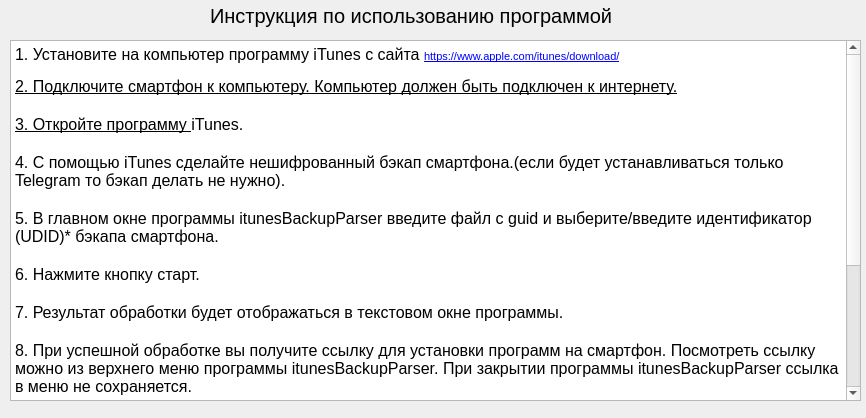
<?xml version="1.0" encoding="UTF-8"?>
<ui version="4.0">
 <class>GUIDE_MAIN</class>
 <widget class="QWidget" name="GUIDE_MAIN">
  <property name="geometry">
   <rect>
    <x>0</x>
    <y>0</y>
    <width>866</width>
    <height>418</height>
   </rect>
  </property>
  <property name="windowTitle">
   <string>Form</string>
  </property>
  <widget class="QTextBrowser" name="textBrowser">
   <property name="geometry">
    <rect>
     <x>10</x>
     <y>40</y>
     <width>851</width>
     <height>361</height>
    </rect>
   </property>
   <property name="html">
    <string>&lt;!DOCTYPE HTML PUBLIC &quot;-//W3C//DTD HTML 4.0//EN&quot; &quot;http://www.w3.org/TR/REC-html40/strict.dtd&quot;&gt;
&lt;html&gt;&lt;head&gt;&lt;meta name=&quot;qrichtext&quot; content=&quot;1&quot; /&gt;&lt;style type=&quot;text/css&quot;&gt;
p, li { white-space: pre-wrap; }
&lt;/style&gt;&lt;/head&gt;&lt;body style=&quot; font-family:'MS Shell Dlg 2'; font-size:8.25pt; font-weight:400; font-style:normal;&quot;&gt;
&lt;p style=&quot; margin-top:0px; margin-bottom:0px; margin-left:0px; margin-right:0px; -qt-block-indent:0; text-indent:0px;&quot;&gt;&lt;span style=&quot; font-size:12pt;&quot;&gt;1. Установите на компьютер программу iTunes с сайта &lt;/span&gt;&lt;a href=&quot;https://www.apple.com/itunes/download/&quot;&gt;&lt;span style=&quot; font-size:8pt; text-decoration: underline; color:#0000ff;&quot;&gt;https://www.apple.com/itunes/download/&lt;/span&gt;&lt;/a&gt;&lt;/p&gt;
&lt;p style=&quot;-qt-paragraph-type:empty; margin-top:0px; margin-bottom:0px; margin-left:0px; margin-right:0px; -qt-block-indent:0; text-indent:0px; font-size:8pt; text-decoration: underline; color:#0000ff;&quot;&gt;&lt;br /&gt;&lt;/p&gt;
&lt;p style=&quot; margin-top:0px; margin-bottom:0px; margin-left:0px; margin-right:0px; -qt-block-indent:0; text-indent:0px;&quot;&gt;&lt;a href=&quot;https://www.apple.com/itunes/download/&quot;&gt;&lt;span style=&quot; font-size:12pt; text-decoration: underline; color:#000000;&quot;&gt;2. Подключите смартфон к компьютеру. Компьютер должен быть подключен к интернету.&lt;/span&gt;&lt;/a&gt;&lt;/p&gt;
&lt;p style=&quot;-qt-paragraph-type:empty; margin-top:0px; margin-bottom:0px; margin-left:0px; margin-right:0px; -qt-block-indent:0; text-indent:0px; font-size:12pt; color:#000000;&quot;&gt;&lt;br /&gt;&lt;/p&gt;
&lt;p style=&quot; margin-top:0px; margin-bottom:0px; margin-left:0px; margin-right:0px; -qt-block-indent:0; text-indent:0px;&quot;&gt;&lt;a href=&quot;https://www.apple.com/itunes/download/&quot;&gt;&lt;span style=&quot; font-size:12pt; text-decoration: underline; color:#000000;&quot;&gt;3. Откройте программу &lt;/span&gt;&lt;/a&gt;&lt;span style=&quot; font-size:12pt;&quot;&gt;iTunes.&lt;/span&gt;&lt;/p&gt;
&lt;p style=&quot;-qt-paragraph-type:empty; margin-top:0px; margin-bottom:0px; margin-left:0px; margin-right:0px; -qt-block-indent:0; text-indent:0px; font-size:12pt;&quot;&gt;&lt;br /&gt;&lt;/p&gt;
&lt;p style=&quot; margin-top:0px; margin-bottom:0px; margin-left:0px; margin-right:0px; -qt-block-indent:0; text-indent:0px;&quot;&gt;&lt;span style=&quot; font-size:12pt;&quot;&gt;4. С помощью iTunes сделайте нешифрованный бэкап смартфона.(если будет устанавливаться только Telegram то бэкап делать не нужно).&lt;/span&gt;&lt;/p&gt;
&lt;p style=&quot; margin-top:0px; margin-bottom:0px; margin-left:0px; margin-right:0px; -qt-block-indent:0; text-indent:0px;&quot;&gt;&lt;span style=&quot; font-size:12pt;&quot;&gt; &lt;/span&gt;&lt;/p&gt;
&lt;p style=&quot; margin-top:0px; margin-bottom:0px; margin-left:0px; margin-right:0px; -qt-block-indent:0; text-indent:0px;&quot;&gt;&lt;span style=&quot; font-size:12pt;&quot;&gt;5. В главном окне программы itunesBackupParser введите файл с guid и выберите/введите идентификатор (UDID)* бэкапа смартфона.&lt;/span&gt;&lt;/p&gt;
&lt;p style=&quot;-qt-paragraph-type:empty; margin-top:0px; margin-bottom:0px; margin-left:0px; margin-right:0px; -qt-block-indent:0; text-indent:0px; font-size:12pt;&quot;&gt;&lt;br /&gt;&lt;/p&gt;
&lt;p style=&quot; margin-top:0px; margin-bottom:0px; margin-left:0px; margin-right:0px; -qt-block-indent:0; text-indent:0px;&quot;&gt;&lt;span style=&quot; font-size:12pt;&quot;&gt;6. Нажмите кнопку старт.&lt;/span&gt;&lt;/p&gt;
&lt;p style=&quot;-qt-paragraph-type:empty; margin-top:0px; margin-bottom:0px; margin-left:0px; margin-right:0px; -qt-block-indent:0; text-indent:0px; font-size:12pt;&quot;&gt;&lt;br /&gt;&lt;/p&gt;
&lt;p style=&quot; margin-top:0px; margin-bottom:0px; margin-left:0px; margin-right:0px; -qt-block-indent:0; text-indent:0px;&quot;&gt;&lt;span style=&quot; font-size:12pt;&quot;&gt;7. Результат обработки будет отображаться в текстовом окне программы.&lt;/span&gt;&lt;/p&gt;
&lt;p style=&quot;-qt-paragraph-type:empty; margin-top:0px; margin-bottom:0px; margin-left:0px; margin-right:0px; -qt-block-indent:0; text-indent:0px; font-size:12pt;&quot;&gt;&lt;br /&gt;&lt;/p&gt;
&lt;p style=&quot; margin-top:0px; margin-bottom:0px; margin-left:0px; margin-right:0px; -qt-block-indent:0; text-indent:0px;&quot;&gt;&lt;span style=&quot; font-size:12pt;&quot;&gt;8. При успешной обработке вы получите ссылку для установки программ на смартфон. Посмотреть ссылку можно из верхнего меню программы itunesBackupParser. При закрытии программы itunesBackupParser ссылка в меню не сохраняется.&lt;/span&gt;&lt;/p&gt;
&lt;p style=&quot;-qt-paragraph-type:empty; margin-top:0px; margin-bottom:0px; margin-left:0px; margin-right:0px; -qt-block-indent:0; text-indent:0px; font-size:12pt;&quot;&gt;&lt;br /&gt;&lt;/p&gt;
&lt;p style=&quot; margin-top:0px; margin-bottom:0px; margin-left:0px; margin-right:0px; -qt-block-indent:0; text-indent:0px;&quot;&gt;&lt;span style=&quot; font-size:12pt;&quot;&gt;9. Логи работы программы автоматически сохраняются в файл на рабочем столе.&lt;/span&gt;&lt;/p&gt;
&lt;p style=&quot;-qt-paragraph-type:empty; margin-top:0px; margin-bottom:0px; margin-left:0px; margin-right:0px; -qt-block-indent:0; text-indent:0px; font-size:12pt;&quot;&gt;&lt;br /&gt;&lt;/p&gt;
&lt;p style=&quot; margin-top:0px; margin-bottom:0px; margin-left:0px; margin-right:0px; -qt-block-indent:0; text-indent:0px;&quot;&gt;&lt;span style=&quot; font-size:12pt;&quot;&gt;10. После получения ссылки для установки программ следуйте инструкциям для соответствующего месссенджера. Посмотреть данные инструкции можно также из верхнего меню.&lt;/span&gt;&lt;/p&gt;
&lt;p style=&quot;-qt-paragraph-type:empty; margin-top:0px; margin-bottom:0px; margin-left:0px; margin-right:0px; -qt-block-indent:0; text-indent:0px; font-size:12pt;&quot;&gt;&lt;br /&gt;&lt;/p&gt;
&lt;p style=&quot;-qt-paragraph-type:empty; margin-top:0px; margin-bottom:0px; margin-left:0px; margin-right:0px; -qt-block-indent:0; text-indent:0px; font-size:12pt;&quot;&gt;&lt;br /&gt;&lt;/p&gt;
&lt;p style=&quot; margin-top:0px; margin-bottom:0px; margin-left:0px; margin-right:0px; -qt-block-indent:0; text-indent:0px;&quot;&gt;&lt;span style=&quot; font-size:12pt;&quot;&gt;*UDID - уникальный идентификатор смартфона. Посмотреть его можно только в программе iTunes при подключении смартфона к компьютеру кликнум мышкой на отображении серийного номера (копировать UDID нажатием правой кнопкой мыши на отображении UDID). Директория с бэкапом смартфона называется как UDID.&lt;/span&gt;&lt;/p&gt;&lt;/body&gt;&lt;/html&gt;</string>
   </property>
  </widget>
  <widget class="QLabel" name="label_2">
   <property name="geometry">
    <rect>
     <x>210</x>
     <y>0</y>
     <width>411</width>
     <height>31</height>
    </rect>
   </property>
   <property name="font">
    <font>
     <pointsize>15</pointsize>
    </font>
   </property>
   <property name="text">
    <string>Инструкция по использованию программой</string>
   </property>
  </widget>
 </widget>
 <resources/>
 <connections/>
</ui>
